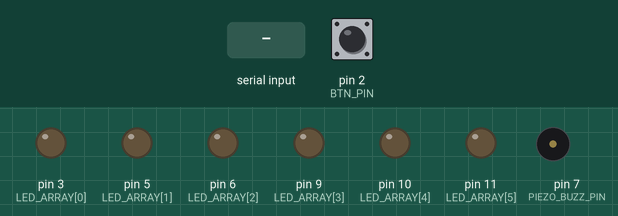
The sketch below on a simulated Arduino Uno, built with avr-gcc and run on an emulated ATmega328P. On the bench: output pins drawn as LEDs (lit = HIGH), buzzer (waves = sounding). Dashed ring = blinking. The inputs (shaded band) are chosen by the test bench; at power-on: pin 2 (BTN_PIN) LOW.

Above: at 2.4 s.
2.5 s: pin 2 (BTN_PIN) pulled HIGH for 1 s
At 2.7 s:
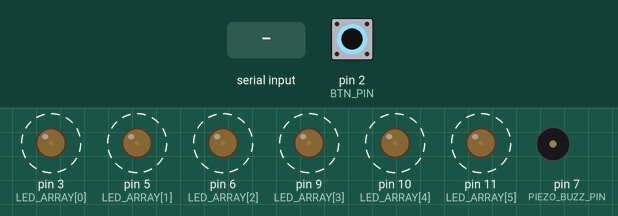
5.5 s: pin 2 (BTN_PIN) pulled HIGH for 3.2 s
At 6.7 s:
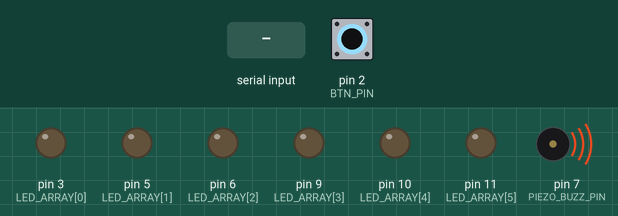
10.6 s: pin 2 (BTN_PIN) pulled HIGH for 0.15 s
At 12.1 s:
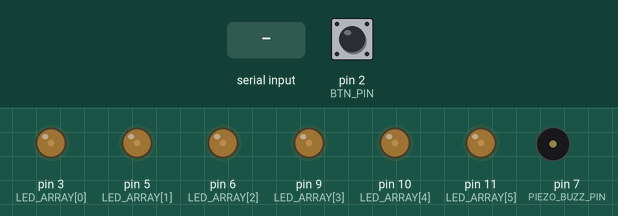
12.4 s: "A" received over Serial
At 13.5 s:
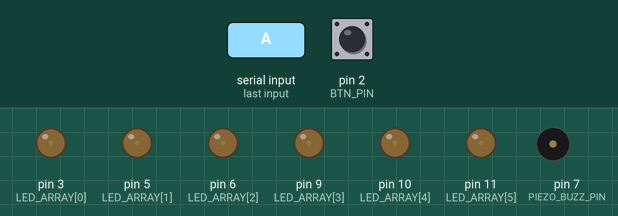
14.0 s: "1" received over Serial
At 14.7 s:
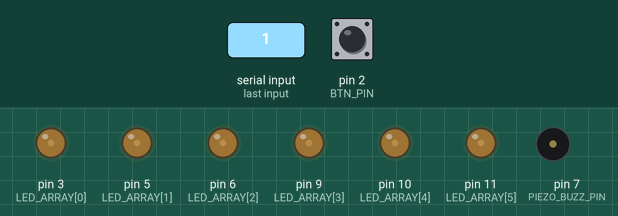
Timing chart, 0 to 16.5 s (numbered marks = the images above; inputs shaded):
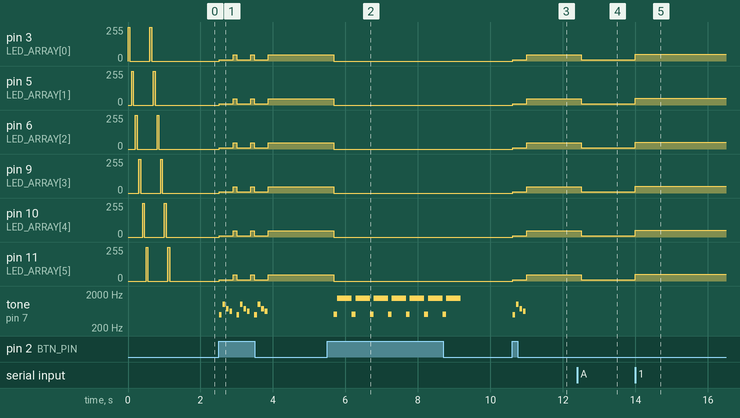

The sketch:

s_HRI_audio_wave.ino
```cpp
/*
* Oct 22 / 2025
* This program controls an LED array from an input data stream from the Serial port.
* A Java Processing program sends integers [0, 255], and the Arduino takes care of it.
* https://github.com/DavidGiraldoCode/s-Arduino_Audio_Wave_Vizualization_for_Conversational_Robots.git
*
*/

#include "libs/pitches.h"
//#define     ARRAY_SIZE 6 // Not type sae
constexpr uint8_t         ARRAY_SIZE        = 6;
constexpr unsigned long   BAUD_RATE         = 9600;

const     uint8_t   LED_ARRAY[ARRAY_SIZE]   = {3,5,6,9,10,11};
const     uint8_t   BTN_PIN                 = 2;
const     uint8_t   PIEZO_BUZZ_PIN          = 7;
const     uint8_t   led_count               = ARRAY_SIZE;
const     unsigned int TALKING_STATE        = 255;
const     unsigned int BASE_STATE           = 25;
const     unsigned int LISTENING_STATE      = 10;

unsigned  int       turn_on_counter         = 0;

          char      furhat_state            = '0';        // Data received from the serial port

// Controlling turn On and Off
constexpr uint8_t   BOUNCE_DELAY            = 10; // milliseconds
unsigned  long      last_debounce_time      = 0;
          bool      is_on                   = false;
          bool      last_system_state       = false;
          uint8_t   btn_state               = 0;
          uint8_t   btn_last_state          = LOW;

// Debounce refers to a technique used in electronics and programming to eliminate false readings caused by the mechanical behavior of physical switches and buttons.
////////////////////////////////////////////////////////////////
////////////////////////////////////////////////////////////////
// PacMan melody, code and headerfiles from https://github.com/hibit-dev/buzzer/tree/master
const   int   melody[] = {
   NOTE_B4, NOTE_B5, NOTE_FS5, NOTE_DS5,
  // NOTE_B5, NOTE_FS5, NOTE_DS5, NOTE_C5,
  // NOTE_C6, NOTE_G6, NOTE_E6, NOTE_C6, NOTE_G6, NOTE_E6,

  // NOTE_B4, NOTE_B5, NOTE_FS5, NOTE_DS5, NOTE_B5,
  // NOTE_FS5, NOTE_DS5, NOTE_DS5, NOTE_E5, NOTE_F5,
  //NOTE_F5, NOTE_FS5, NOTE_G5, NOTE_G5, NOTE_GS5, NOTE_A5, NOTE_B5
};

const   int   durations[] = {
   16, 16, 16, 16,
  // 32, 16, 8, 16,
  // 16, 16, 16, 32, 16, 8,

  // 16, 16, 16, 16, 32,
  // 16, 8, 32, 32, 32,
  //32, 32, 32, 32, 32, 16, 8
};
////////////////////////////////////////////////////////////////
////////////////////////////////////////////////////////////////


void setup()
{
  pinMode(BTN_PIN, INPUT);
  pinMode(PIEZO_BUZZ_PIN, OUTPUT); //PIEZO_BUZZ_PIN

  for(size_t i = 0; i < 6; i++)
  {
    pinMode(LED_ARRAY[i], OUTPUT);
  }

  for(size_t i = 0; i < led_count * 2; i++)
  {
    digitalWrite(LED_ARRAY[i % led_count], HIGH);
    delay(50);
    digitalWrite(LED_ARRAY[i % led_count], LOW);
    delay(50);
  }

  controllLedArray(0);
  Serial.begin(BAUD_RATE);
}

void controllLedArray(const unsigned int brightness)
{
  for(size_t i = 0; i < led_count; i++)
  {
    analogWrite(LED_ARRAY[i], brightness);
  }
}

void toogleSystem(uint8_t state)
{
  Serial.flush();
  btn_state = state;

  if(btn_state != btn_last_state)
  {
    last_debounce_time = millis();
    last_system_state = is_on;
  }

  if((millis() - last_debounce_time) > BOUNCE_DELAY)
  {
      if( btn_state == HIGH)
        {

          if(last_system_state == false)
            is_on = true;
          else
            is_on = false;

          controllLedArray(is_on ? LISTENING_STATE : LOW);
          soundFeedBack();
        }
  }

  btn_last_state = btn_state;

}

void changeLedBaseOnSerialMessages()
{
  while (Serial.available())          // If data is available to read,
  {
    furhat_state = Serial.read();     // read it and store it in val
  }

  if (furhat_state == 'A')
  {
    controllLedArray(LISTENING_STATE);
  }
  else
  {
    controllLedArray(furhat_state < BASE_STATE ? BASE_STATE : furhat_state);
  }

  delay(100);
}

void pacmanTheme()
{
  // CODE and headerfiles from https://github.com/hibit-dev/buzzer/tree/master
  int size = sizeof(durations) / sizeof(int);

  for (int note = 0; note < size; note++) {
    //to calculate the note duration, take one second divided by the note type.
    //e.g. quarter note = 1000 / 4, eighth note = 1000/8, etc.
    int duration = 1200 / durations[note];
    tone(PIEZO_BUZZ_PIN, melody[note], duration);

    //to distinguish the notes, set a minimum time between them.
    //the note's duration + 30% seems to work well:
    int pauseBetweenNotes = duration * 1.30;
    delay(pauseBetweenNotes);

    //stop the tone playing:
    noTone(PIEZO_BUZZ_PIN);
  }
}

void soundFeedBack()
{
  if(!last_system_state)
  {
    pacmanTheme();
    // tone(PIEZO_BUZZ_PIN, 440);
    // delay(100);
    // tone(PIEZO_BUZZ_PIN, 494);
    // delay(100);
    // tone(PIEZO_BUZZ_PIN, 523);
    // delay(100);
    // tone(PIEZO_BUZZ_PIN, 587);
    // delay(100);
    // tone(PIEZO_BUZZ_PIN, 659);
    // delay(100);
    // tone(PIEZO_BUZZ_PIN, 698);
    // delay(100);
    // tone(PIEZO_BUZZ_PIN, 784);
    // delay(100);
    // noTone(PIEZO_BUZZ_PIN);
  }
  else
  {
    tone(PIEZO_BUZZ_PIN, 500);
    delay(100);
    tone(PIEZO_BUZZ_PIN, 1500);
    delay(400);
    noTone(PIEZO_BUZZ_PIN);
  }

}

void loop()
{
  toogleSystem(digitalRead(BTN_PIN));

  if(!is_on)
      return;
  else
    changeLedBaseOnSerialMessages();

}
```

Measured:
- after the input at 2.5 s, pin 3 (LED_ARRAY[0]), pin 5 (LED_ARRAY[1]): alternates 48/255 for 0.10 s and 10/255 for 0.39 s, 6 changes in all, then stays 48/255, starting at once
- after the input at 5.5 s, pin 3 (LED_ARRAY[0]), pin 5 (LED_ARRAY[1]), pin 6 (LED_ARRAY[2]), pin 9 (LED_ARRAY[3]), pin 10 (LED_ARRAY[4]), pin 11 (LED_ARRAY[5]): 48/255 → 0/255 after 0.18 s; tone on pin 7 (PIEZO_BUZZ_PIN): silent → 500 Hz after 0.18 s, then repeats every 0.50 s: 1500 Hz 0.40 s, 500 Hz 0.10 s, until it stays silent from 9.2 s
- after the input at 10.6 s, pin 3 (LED_ARRAY[0]), pin 5 (LED_ARRAY[1]), pin 6 (LED_ARRAY[2]), pin 9 (LED_ARRAY[3]), pin 10 (LED_ARRAY[4]), pin 11 (LED_ARRAY[5]): 0/255 → 10/255 at once, → 48/255 0.39 s later; tone on pin 7 (PIEZO_BUZZ_PIN): plays 494 Hz for 0.08 s, 988 Hz for 0.08 s, 740 Hz for 0.08 s, 622 Hz for 0.08 s, starting at once
- after the input at 12.4 s, pin 3 (LED_ARRAY[0]), pin 5 (LED_ARRAY[1]), pin 6 (LED_ARRAY[2]), pin 9 (LED_ARRAY[3]), pin 10 (LED_ARRAY[4]), pin 11 (LED_ARRAY[5]): 48/255 → 10/255 after 0.10 s
- after the input at 14.0 s, pin 3 (LED_ARRAY[0]), pin 5 (LED_ARRAY[1]), pin 6 (LED_ARRAY[2]), pin 9 (LED_ARRAY[3]), pin 10 (LED_ARRAY[4]), pin 11 (LED_ARRAY[5]): 10/255 → 49/255 at once
